Frame 1 (no input): blank canvas, image omitted
Frame 60 (the mouse pressed at the canvas centre just before this capture): blank canvas, image omitted
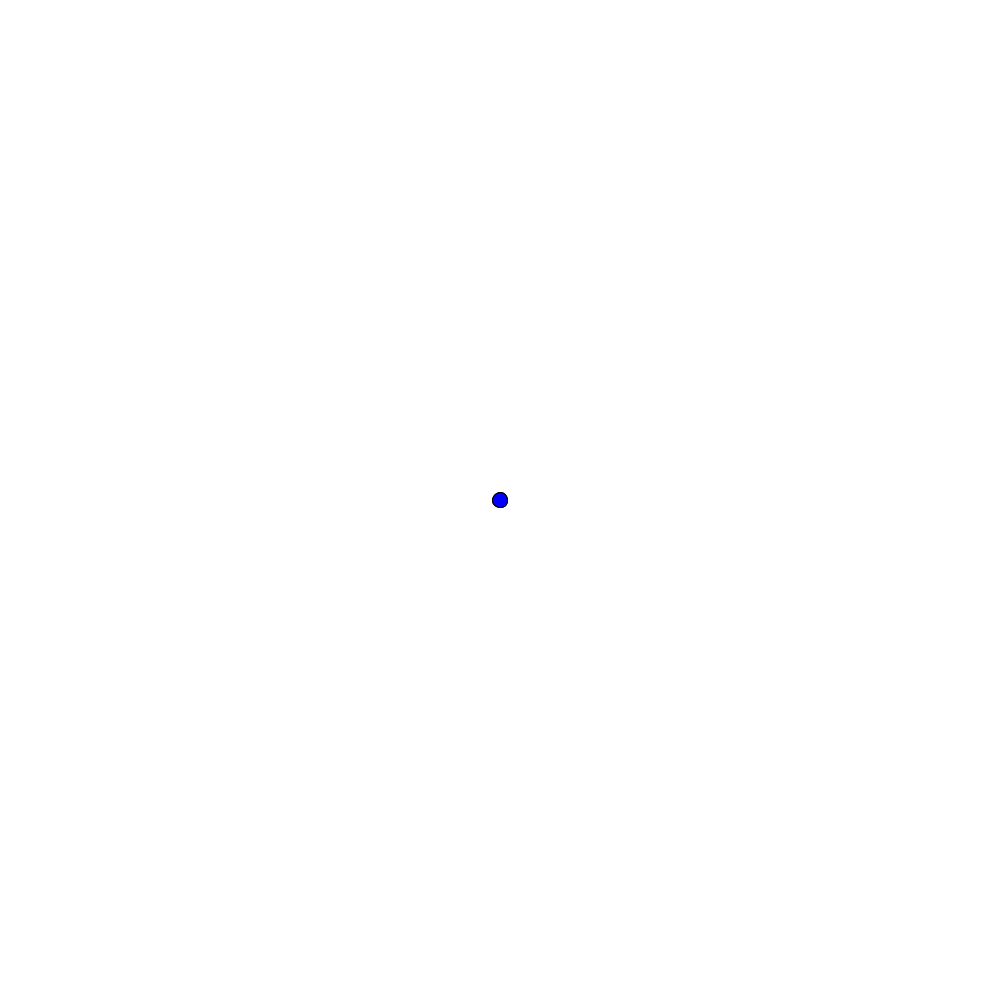
Frame 120 (the mouse held since frame 60 and released just before this capture)

The Processing sketch whose frames 1 and 60 were blank and that drew this single picture after the mouse press (run headless with seeded random() and noise(); from frame 60 on, the mouse is pressed at the canvas centre):

// Processing sketch: SimpleTrackingSketch
// ── SimpleTrackingSketch.pde
KalmanFilter2D calmMan = new KalmanFilter2D();

void settings(){
     size(1000, 1000);
}

void setup(){
}

void draw(){
  
  PVector p = calmMan.predict_and_correct(new PVector(mouseX, mouseY));
  background(255);
  fill(color(255,0,0));
  circle(mouseX, mouseY, 15);
  fill(color(0,0,255));
  circle(p.x, p.y, 15);
}

// ── KalmanFilter2D.pde
class KalmanFilter2D {
 float q = 1;       // process variance
 float r = 2.0;     // estimate of measurement variance, change to see effect
 
 float xhat = 0.0;  // a posteriori estimate of x
 float xhatminus;   // a priori estimate of x
 
 float yhat = 0.0;  // a posteriori estimate of y
 float yhatminus;   // a priori estimate of y
 
 float p = 1.0;     // a posteriori error estimate
 float pminus;      // a priori error estimate
 float kG = 0.0;    // kalman gain
 
 KalmanFilter2D() {}; 
 KalmanFilter2D(float q, float r) {
  q(q);
  r(r);
 }
  
 void q(float q) {
   this.q = q;
 }
 
 void r(float r) { 
   this.r = r;
 }
  
 float xhat() {
   return this.xhat;
 }
 
  float yhat() {
   return this.yhat;
 }
 
 void predict() {
   xhatminus = xhat;
   yhatminus = yhat;
   pminus = p + q; 
 }
  
 PVector correct(PVector xy) {
   kG = pminus / (pminus + r);
   
   xhat = xhatminus + kG * (xy.x - xhatminus); 
   yhat = yhatminus + kG * (xy.y - yhatminus); 
   
   p = (1 - kG) * pminus;
   return new PVector(xhat, yhat);
 }
 PVector predict_and_correct(PVector xy) {
  predict();
  return correct(xy);
}
}
